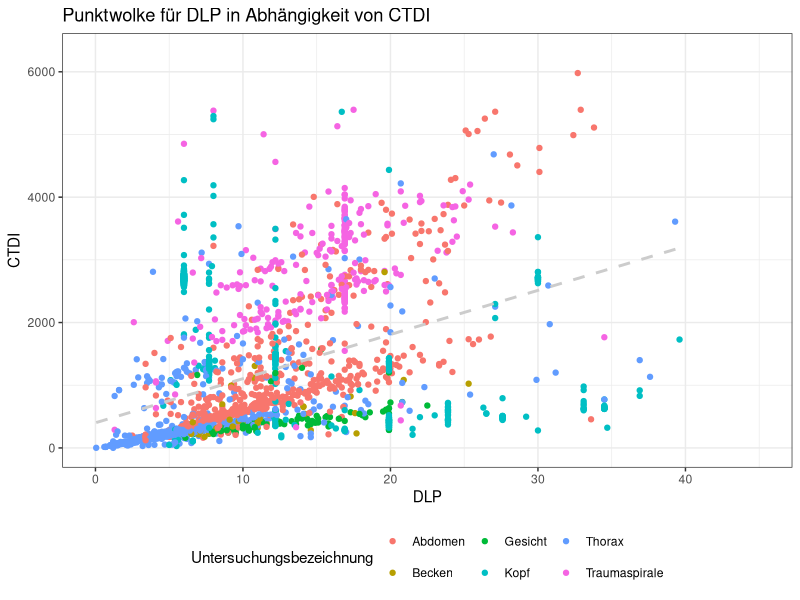

The R source for this figure:
## ---- chunk 1
# Addition
3+5

# Subtraktion
7-2

# Multiplikation
3*4

# Division
16/2

# Potenzen
2**3
## ---- chunk 2
1.2 * 3.4 # funktioniert

# 1,2 * 3,4 würde nicht funktionieren und einen Fehler ausgeben!!
## ---- chunk 3
# größer als
2 > 1 # also etwa die Frage: "Ist 2 größer als 1? - Antwort: "Ja!"

# kleiner als
2 < 2

# kleiner gleich (entsprechend >= für größer gleich)
2 <= 2

# gleich
5 == 7

# ungleich
5 != 7
## ---- chunk 4
# Reihenoperator
1:10

# würde die rechte Zahl mit dem nächsten Schritt überschritten,
# wird der letzte Schritt bspw. kleiner als die rechte Zahl sein
1.6:10.1
## ---- chunk 5
# Zuweisungsoperator '<-' weist rechten Wert der links genannten Variablen zu
a <- 9.385
wolke <- 5.772

# entsprechend kann dann mit diesen Variablen gerechnet werden
a * wolke

# Ergebnisse können ebenfalls Variablen zugewiesen werden
ergebnis <- a * wolke

# gibt man lediglich den Variablennamen an und führt diese Codezeile aus,
# erhält man den Wert der Variablen zurück
ergebnis
## ---- chunk 6
# Werte können als Parameter an Funktionen übergeben werden
# Mittelwert
mean(1:10)

# Runden, erster Parameter wird auf die im zweiten Parameter angegebene Stellen gerundet
round(2.1271, 2)

# Parameter können auch Variablen sein
round(ergebnis, 1)
## ---- chunk 7
vektor <- c(2,3,5,7,9,10) # ein Vektor aus Zahlen

# Ausgabe des gesamten Vektors
vektor

# Ausgabe eines Elements innerhalb eines Vektors, der Index 
# in den eckigen Klammern entspricht der Position im Vektor
vektor[3]
## ---- chunk 8
vektor[5] <- 14 # überschreibt den Wert 9, der bisher an Position 5 stand mit dem Wert 14

vektor

vektor * 2 # jedes Element des Vektors wird mit 2 multiplizert

# es können auch Vektoren miteinander multipliziert werden, dabei
# werden beide Vektoren durchgegangen, d.h. 1. Element mit 1. Element,
# 2. Element mit 2. Element, usw. - haben die Vektoren unterschiedliche
# Längen wird beim kürzeren Vektor wieder von vorne begonnen
vektor * c(1,2,3)

# der Vektor kann an Funktionen übergeben werden
mean(vektor)
## ---- chunk 9
# da R Zeilenumbrüche nach Klammern und Kommas ignoriert, können wir etwas
# besser lesbaren Code erzeugen, indem wir Funktion und Spalten jeweils
# in eigene Zeilen schreiben
tabelle <- data.frame(
  id = c(1, 2, 3, 4, 5),
  unt = c("thx", "abd", "thx", "thx", "abd"),
  dlp = c(200, 350, 210, 220, 340)
  )

tabelle
## ---- chunk 10
# holt Wert aus zweiter Zeile, dritter Spalte
tabelle[2,3]

# holt gesamte erste Zeile
tabelle[1,]

# gibt gesamte zweite Spalte aus
tabelle[,2]
## ---- chunk 11
tabelle$dlp
## ---- chunk 12
# überschreibt den Werte der dritten Spalte in der fünften Zeile
tabelle[5,3] <- 500

# berechnet Mittelwert der DLPs
mean(tabelle$dlp)
## ---- chunk 13
str(tabelle)
## ---- chunk 14
daten <- read.csv("./assets/data/ct_data.csv", sep = ";", dec = ",")
str(daten)
## ---- chunk 15
library(ggplot2)
library(ggrepel)

ggplot(data = daten, aes(x = ctdi.vol, y = dlp, label = as.character(tag))) +
  geom_point(aes(color=untersuchung)) +
  geom_smooth(method=lm, se=FALSE, color = "#CCCCCC", linetype = "dashed") +
  geom_text_repel(data = subset(daten, ctdi.vol > 35),
                  nudge_x = 15, direction = "y") +
  geom_text_repel(data = subset(daten, dlp > 5370),
                  nudge_y = 1000, direction = "x") +
  scale_x_continuous(limits = c(0, 45)) +
  scale_y_continuous(limits = c(0, 6300)) +
  theme_bw() +
  theme(legend.position = "bottom") +
  labs(title = "Punktwolke für DLP in Abhängigkeit von CTDI",
       x = "DLP",
       y = "CTDI",
       color = "Untersuchungsbezeichnung")
